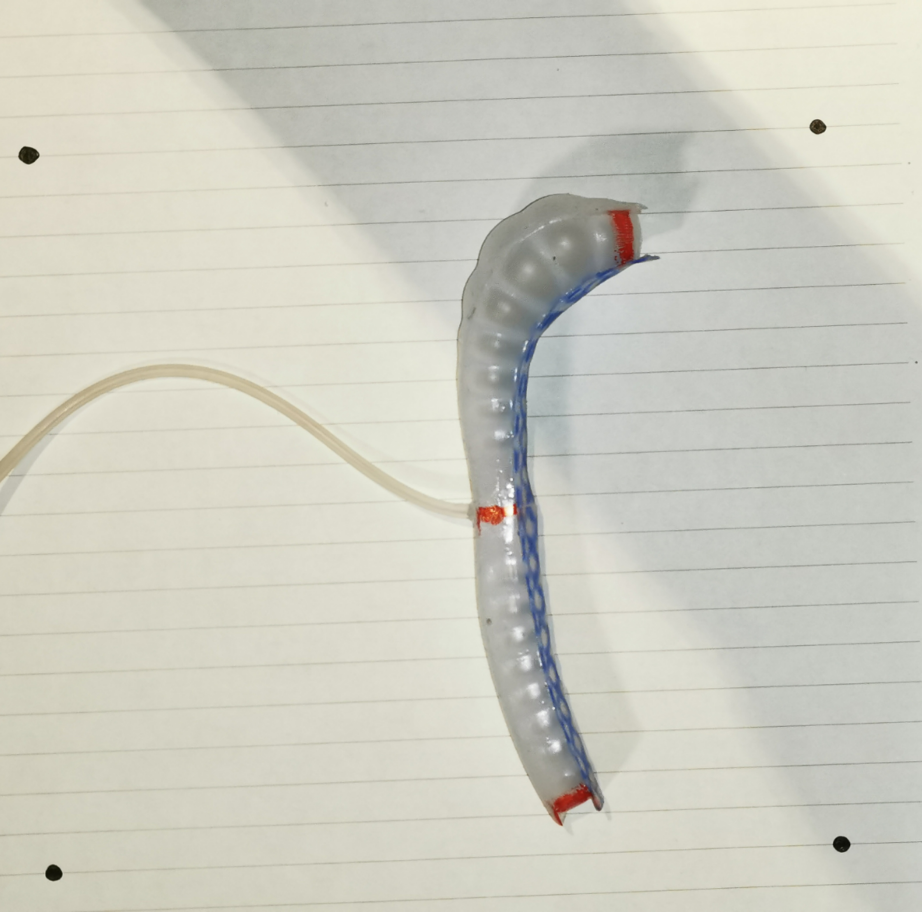
#> input picture codes/ActuatorWithRedBlobs.jpg, 2766 x 2736 px, found by its file name (shown at 1/3 size)
$ python '色块的识别和定位.py'
#> lines starting #> are read from the running program, lines starting #| are printed output that depends on the picture; after the words box and inside, x2 and y2 are one past the last pixel; in counts of white or black regions, pixels touching at a corner belong together
#> further down, img is the input picture: shape (2736, 2766, 3); mean B, G, R 193.5, 204.8, 205.4
'''
Author: “Vehshanaan” 1959180242@qq.com
Date: 2023-04-04 18:38:55
LastEditors: “Vehshanaan” 1959180242@qq.com
LastEditTime: 2023-04-05 11:52:48
FilePath: \Soft-Robotics-Coursework\codes\色块的识别和定位.py
Description:

Copyright (c) 2023 by ${git_name_email}, All Rights Reserved.
'''
import cv2 as cv
import numpy as np

path = "A:\OneDrive\MScRobotics\SR (Soft Robotics)\Soft-Robotics-Coursework\codes\ActuatorWithRedBlobs.jpg"


## 根据图片中的四个黑色角点正畸的函数
def remap(img):
    grey = cv.cvtColor(img,cv.COLOR_BGR2GRAY)
    ret, thres = cv.threshold(grey, 0, 255, cv.THRESH_BINARY_INV+cv.THRESH_OTSU)
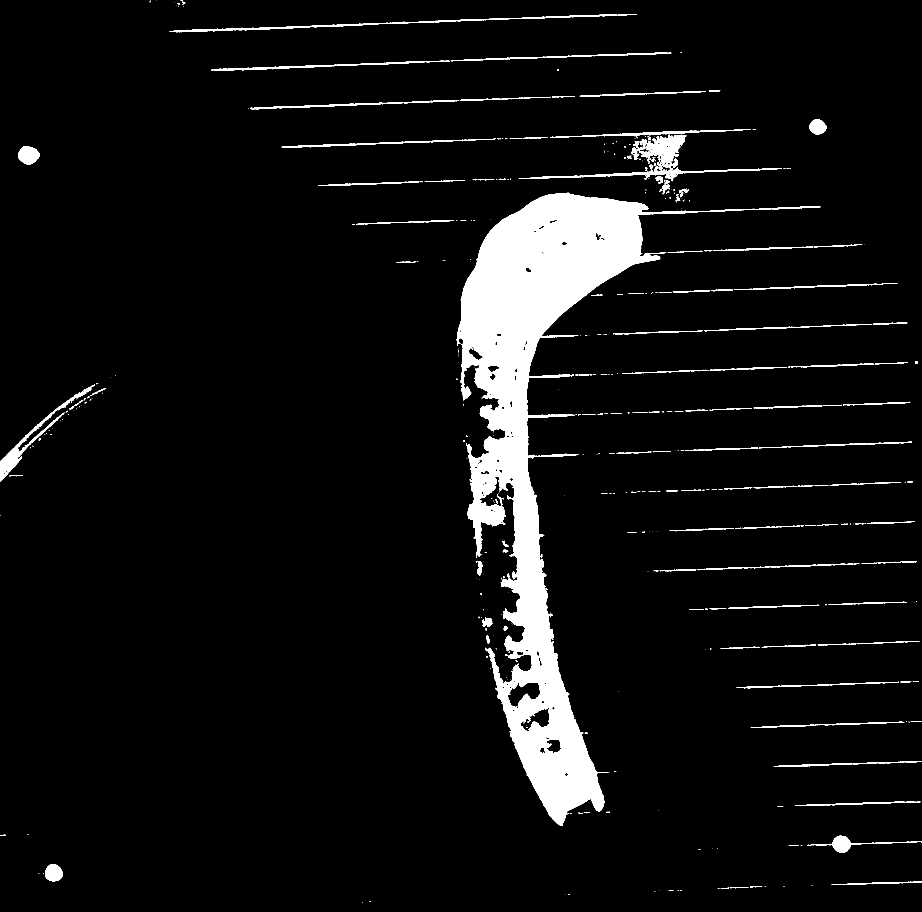
#> thres: shape (2736, 2766) (shown at 1/3 size); 6% white; 485 white regions (319 under 20 px), largest, box (x1, y1, x2, y2) and area: (1370, 578, 2462, 2478) 370213, (1556, 404, 2346, 544) 11416, (0, 1154, 285, 1446) 6686
#> ret = 172

    kernel = np.ones((3,3),np.uint8)
    opening = cv.morphologyEx(thres, cv.MORPH_OPEN,kernel,iterations=4)
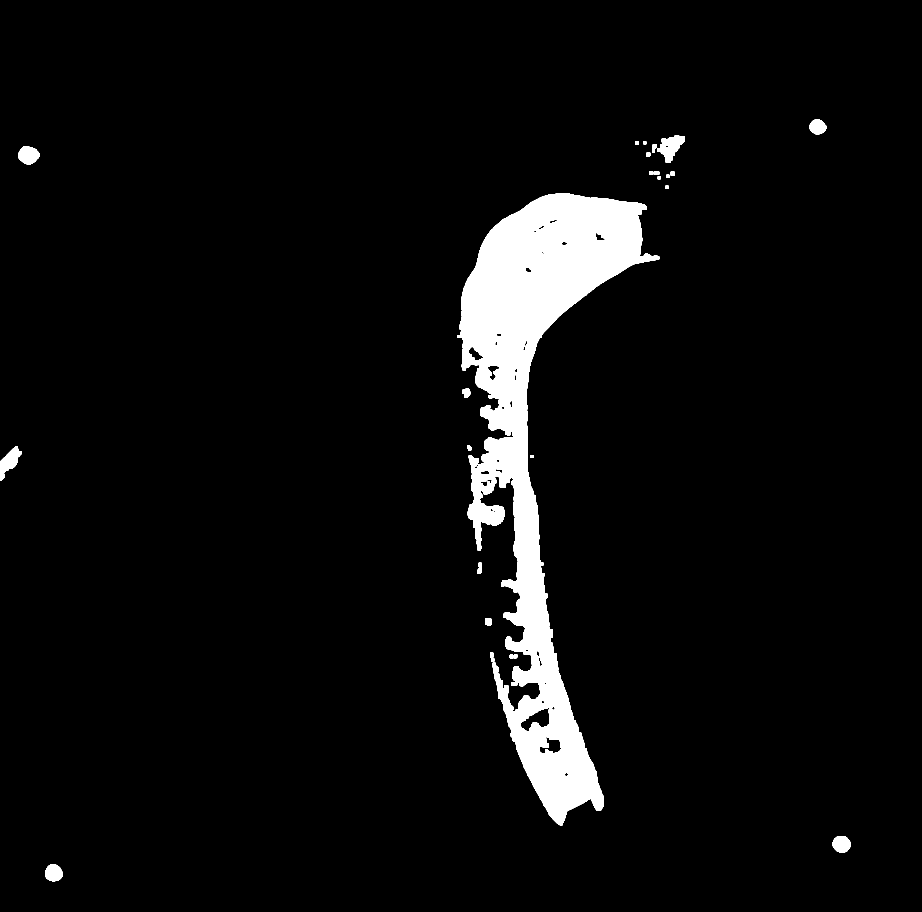
#> opening: shape (2736, 2766) (shown at 1/3 size); 5% white; 28 white regions


    contours, hierarchy = cv.findContours(opening, cv.RETR_EXTERNAL, cv.CHAIN_APPROX_SIMPLE)
#> contours = 28 contours; largest, box (x1, y1, x2, y2) and area: (1373, 580, 1978, 2476) 363294, (1971, 407, 2053, 489) 3517, (0, 1339, 66, 1442) 3004, (55, 439, 119, 494) 2538, (2498, 2508, 2552, 2558) 2086

    points=[]
    # 遍历所有多边形，找到四个角点
    for cnt in contours:
        M = cv.moments(cnt)

        cx = int(M['m10']/M['m00'])
        cy = int(M['m01']/M['m00'])

        points.append((cx,cy))
#> this loop made 28 passes
#> (cx, cy) on passes 1, 2, 4, 5, 6, 7, 8, 9, 11, 12, 13, 14: (160, 2618), (2524, 2532), (1533, 1969), (1545, 1968), (1474, 1964), (1464, 1865), (1438, 1712), (1440, 1695), (27, 1384), (1407, 1343), (1399, 1178), (1609, 1320)
#> (cnt, cx, cy) on passes 3, 10, 15, 16, 17, 22: ([[1474, 1975], [1474, 1984], [1482, 1984], [1482, 1975]], 1478, 1979), ([[1591, 1365], [1591, 1373], [1599, 1373], [1599, 1365]], 1595, 1369), ([[1996, 557], [1996, 565], [2005, 565], [2005, 557]], 2000, 561), ([[1973, 529], [1973, 537], [1981, 537], [1981, 529]], 1977, 533), ([[1999, 524], [1999, 533], [2007, 533], [2007, 524]], 2003, 528), ([[1956, 448], [1956, 458], [1964, 458], [1964, 448]], 1960, 453)
#> after the loop, points = 28 pairs, first value 27 to 2524, second value 380 to 2618

    corners = np.zeros((4,2),dtype=np.int32)

    x_init = points[0][0]
#> x_init = 160
    y_init = points[0][1]
#> y_init = 2618
    x_plus_y_max=x_init+y_init
#> x_plus_y_max = 2778
    x_plus_y_min=x_init+y_init
#> x_plus_y_min = 2778
    x_minus_y_max=x_init-y_init
#> x_minus_y_max = -2458
    x_minus_y_min=x_init-y_init
#> x_minus_y_min = -2458

        # 右下
    for point in points:
        x = point[0]
        y=point[1]
        if((x+y)>=x_plus_y_max):
            x_plus_y_max = (x+y)
            corners[3] = [x,y]
    # 左上
        if((x+y)<=x_plus_y_min):
            x_plus_y_min = (x+y)
            corners[0]=[x,y]
    # 右上
        if((x-y)>=x_minus_y_max):
            x_minus_y_max = (x-y)
            corners[1]=[x,y]
    # 左下
        if((x-y)<=x_minus_y_min):
            x_minus_y_min = (x-y)
            corners[2]=[x,y]
#> this loop made 28 passes
#> (x, y, x_plus_y_max, x_plus_y_min, x_minus_y_max, x_minus_y_min) on pass 1: (160, 2618, 2778, 2778, -2458, -2458)
#> (x, y, x_plus_y_max, x_minus_y_max) on pass 2: (2524, 2532, 5056, -8)
#> after the loop, corners = [[85, 465], [2452, 380], [160, 2618], [2524, 2532]]; x_minus_y_max = 2072; x_minus_y_min = -2458; x_plus_y_max = 5056; x_plus_y_min = 550

    size = img.shape
#> size = (2736, 2766, 3)
    width = size[1]
#> width = 2766
    height=size[0]
#> height = 2736

    dst = np.float32([[0,0], [height, 0],
                      [0, width], [height, width]])
    temp = np.float32(corners)
#> temp has the same summary as corners
    M = cv.getPerspectiveTransform(temp, dst)
#> M = [[1.15, -0.0402, -79.36], [0.046, 1.28, -599.6], [-2.38e-07, -5.73e-07, 1]]

    stretched_img = cv.warpPerspective(img, M, (width,height))
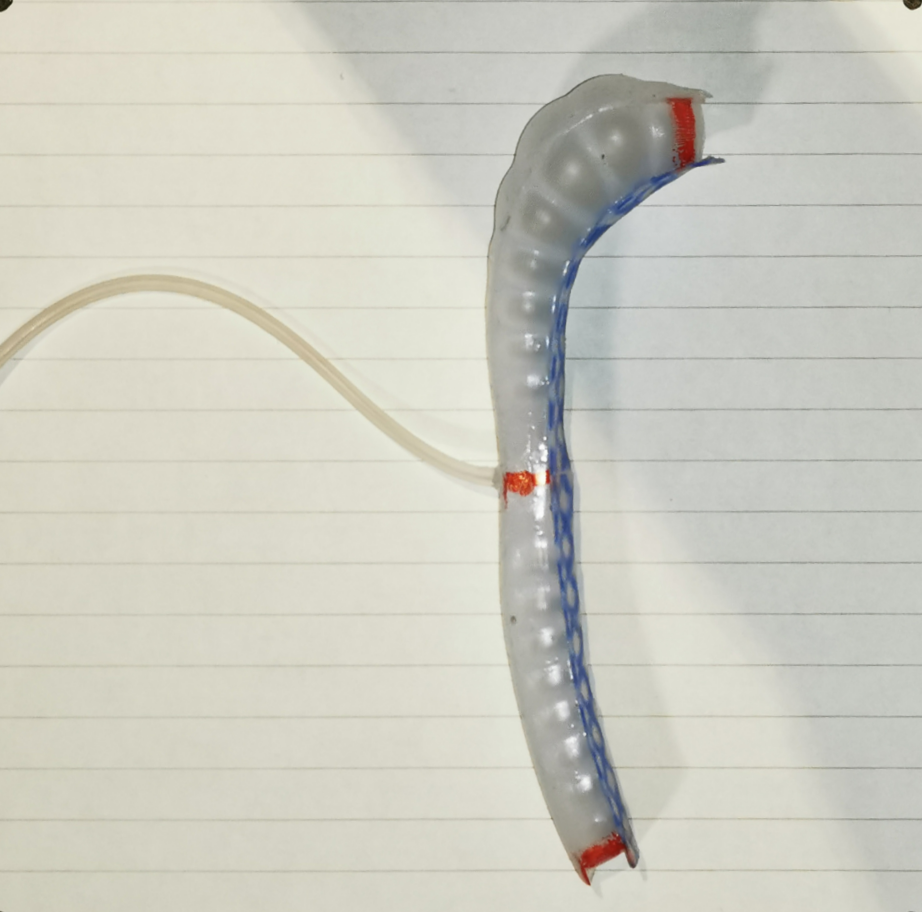
#> stretched_img: shape (2736, 2766, 3) (shown at 1/3 size); mean B, G, R 193.2, 204, 204.6

    return stretched_img


"""
hsv = cv.cvtColor(stretched,cv.COLOR_BGR2HSV)

lower_red = np.array([0,100,100])
upper_red = np.array([10,255,255])

mask = cv.inRange(hsv,lower_red,upper_red)

close_kernel = np.ones((10,10),np.uint8)


closing = cv.morphologyEx(mask, cv.MORPH_CLOSE,close_kernel,iterations=10)


# 查找轮廓
contours, hierarchy = cv.findContours(closing, cv.RETR_EXTERNAL, cv.CHAIN_APPROX_SIMPLE)

xs=[]
ys=[]

# 遍历轮廓
for contour in contours:
    # 计算轮廓的面积
    area = cv.contourArea(contour)
    # 如果面积小于一定值，忽略
    if area < 1000:
        continue

    # 计算轮廓的中心点
    M = cv.moments(contour)

    cx = int(M['m10'] / M['m00'])
    cy = int(M['m01'] / M['m00'])

    xs.append(cx)
    ys.append(cy)

    # 绘制中心点
    cv.circle(stretched, (cx, cy), 20, (0, 255, 0), -1)

ys=np.array(ys)
xs=np.array(xs)

if(len(xs)!=3|len(ys)!=3):
    print("Error!")
else:
    # 寻找中间和两个变量：

    points = np.column_stack((xs,ys))

    # 寻找中间： 根据y轴数值寻找，y轴数值中不溜的就是
    mid = np.where(ys==np.median(ys))


    results = []

    mid_y = ys[mid][0]

    # 取剩下的两个点
    for point in points: # point是一行两列的东西
        point_y = point[1]
        if (point_y==mid_y): continue

        results.append(point[0]-xs[mid][0])

        # 结果先上再下，上下对应的是什么方向参见那张纸。

"""

'''
description: 计算两端相对于中间的纵向位移
param {*} img 四角已经被拽过的彩图
return {*} 画面中两个末端点离中心点的横向位移。顺序为[画面上方，画面下方]
'''
def strain_cal(img):

    hsv = cv.cvtColor(stretched,cv.COLOR_BGR2HSV)
#> hsv: shape (2736, 2766, 3); mean H, S, V 34.1, 17.2, 206.1

    lower_red = np.array([0,100,100])
    upper_red = np.array([10,255,255])

    mask = cv.inRange(hsv,lower_red,upper_red)
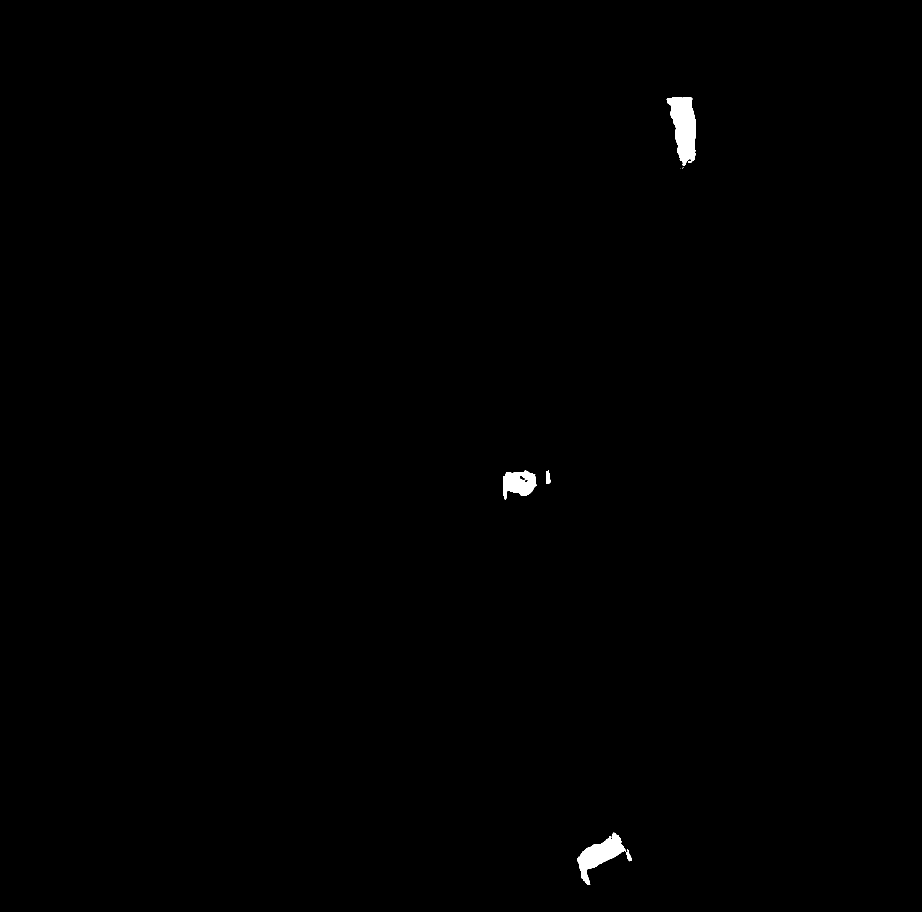
#> mask: shape (2736, 2766) (shown at 1/3 size); 0.35% white; 9 white regions (4 under 20 px), largest, box (x1, y1, x2, y2) and area: (2000, 292, 2088, 497) 11470, (1732, 2498, 1894, 2655) 8955, (1509, 1412, 1611, 1499) 5743, (1638, 1411, 1652, 1451) 424, (2065, 483, 2077, 489) 46

    close_kernel = np.ones((10,10),np.uint8)


    closing = cv.morphologyEx(mask, cv.MORPH_CLOSE,close_kernel,iterations=10)
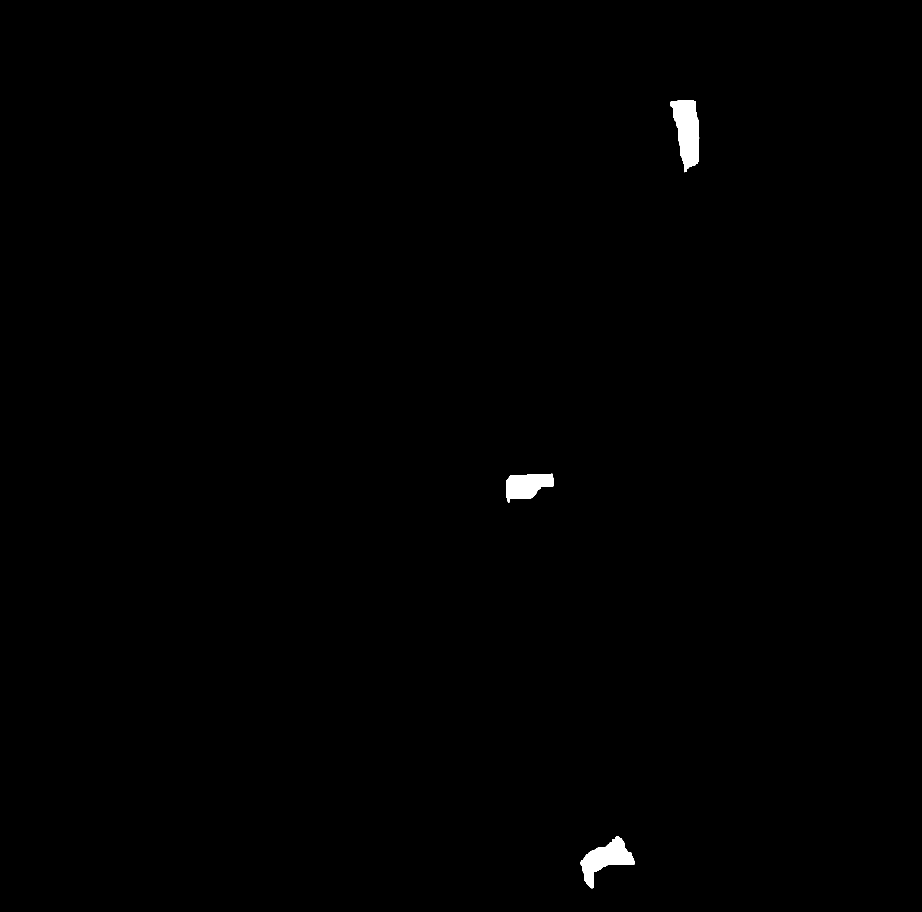
#> closing: shape (2736, 2766) (shown at 1/3 size); 0.41% white; 3 white regions


    # 查找轮廓
    contours, hierarchy = cv.findContours(closing, cv.RETR_EXTERNAL, cv.CHAIN_APPROX_SIMPLE)
#> contours = 3 contours; box (x1, y1, x2, y2) and area: (2010, 302, 2098, 517) 11892, (1742, 2508, 1904, 2665) 10280, (1519, 1421, 1662, 1509) 8155

    xs=[]
    ys=[]

    # 遍历轮廓
    for contour in contours:
        # 计算轮廓的面积
        area = cv.contourArea(contour)
        # 如果面积小于一定值，忽略
        if area < 1000:
            continue

        # 计算轮廓的中心点
        M = cv.moments(contour)

        cx = int(M['m10'] / M['m00'])
        cy = int(M['m01'] / M['m00'])

        xs.append(cx)
        ys.append(cy)
#> this loop made 3 passes
#> (area, cx, cy) on passes 1 to 3: (10279.5, 1816, 2576), (8155, 1580, 1456), (11891.5, 2061, 393)
#> after the loop, xs = [1816, 1580, 2061]; ys = [2576, 1456, 393]

    if(len(xs)!=3|len(ys)!=3):
        print("Error!")
    else:

        ys=np.array(ys)
        xs=np.array(xs)


        # 寻找中间： 根据y轴数值寻找，y轴数值中不溜的就是
        mid = np.where(ys==np.median(ys))
#> mid = ([1],)

        mid_x = xs[mid][0]
#> mid_x = 1580

        ys = np.delete(ys, mid)
#> ys = [2576, 393]
        xs = np.delete(xs, mid)
#> xs = [1816, 2061]


        points = np.dstack((xs,ys))[0]
#> points = [[1816, 2576], [2061, 393]]

        sorted_points = np.argsort(points[:,1])
#> sorted_points = [1, 0]

        points = points[sorted_points]
#> points = [[2061, 393], [1816, 2576]]


        results = []
        # 取剩下的两个点
        for point in points: # point是一行两列的东西
            results.append(point[0]-mid_x)
#> this loop made 2 passes
#> after the loop, results = [481, 236]

            # if (point[0]-mid_x) > 300 :
            #     cv.circle(stretched, point, 30, (255,0,0),-1)


        return results
        # 结果先图像上再下（坐标y从小到大），具体方向参照那张纸

img = cv.imread(path)

stretched = remap(img)

results = strain_cal(stretched)
#> results = [481, 236]

print(results)
#| [481, 236]

cv.imshow("_",stretched)

cv.waitKey(0)
